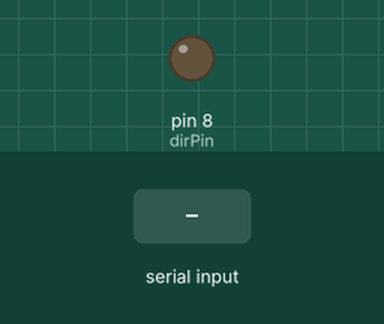
Recording of a sketch running on a simulated Arduino Uno, built with avr-gcc and run on an emulated ATmega328P. Shown: output pins drawn as LEDs (lit = HIGH). The inputs (shaded band) are chosen by the test bench. Pins used as bus, display or sensor lines are not drawn.

Above: at 1.2 s.
1.3 s: "set90#" received over Serial
At 2.5 s:
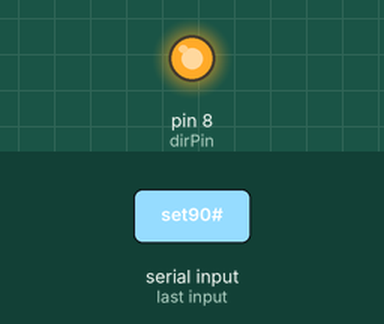
2.8 s: "reset#" received over Serial
At 3.8 s:
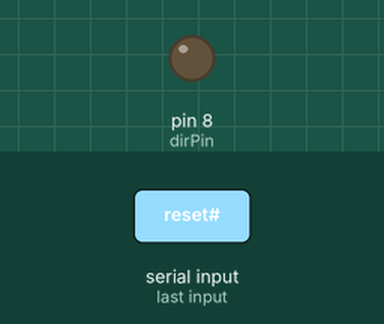
Timing chart, 0 to 5.8 s (numbered marks = the images above; inputs shaded):
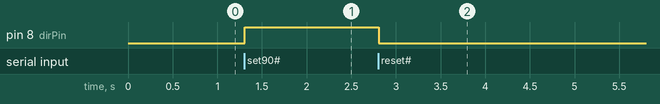

Measured:
- after the input at 1.3 s, pin 8 (dirPin): LOW → HIGH at once
- after the input at 2.8 s, pin 8 (dirPin): HIGH → LOW at once

The sketch:

Stepper_Serial.ino
```cpp
int dirPin = 8;
int stepperPin = 9;
double pos = 0;
void setup() {
 pinMode(dirPin, OUTPUT);
 pinMode(stepperPin, OUTPUT);
 Serial.begin(9600);
}

void loop(){
  if(Serial.available() > 0)
  {
    String command = Serial.readStringUntil('#');
    //Serial.println(command);
    if(command.startsWith("reset"))
    {
      step(false,pos);
      pos = 0;
    }
    if(command.startsWith("set"))
    {
      int newpos = (command.substring(3,command.length()).toInt());
      int dis = newpos-pos;
      if(dis >0)
      {
        step(true,dis);
        pos = newpos;
      }
      if( dis < 0)
      {
        step(false,abs(dis));
        pos = newpos;
      }
      //Serial.print("POSITION: ");
      //Serial.println(pos);
    }
    if(command.startsWith("pos"))
    {
      pos = (command.substring(3,command.length()).toInt());
    }
  }
}

void step(boolean dir,double steps)
{
 digitalWrite(dirPin,dir);
 delay(50);
 for(int i=0;i<steps;i++)
 {
   digitalWrite(stepperPin, HIGH);
   delayMicroseconds(800);
   digitalWrite(stepperPin, LOW);
   delayMicroseconds(800);
   pos++;
 }
}
```
